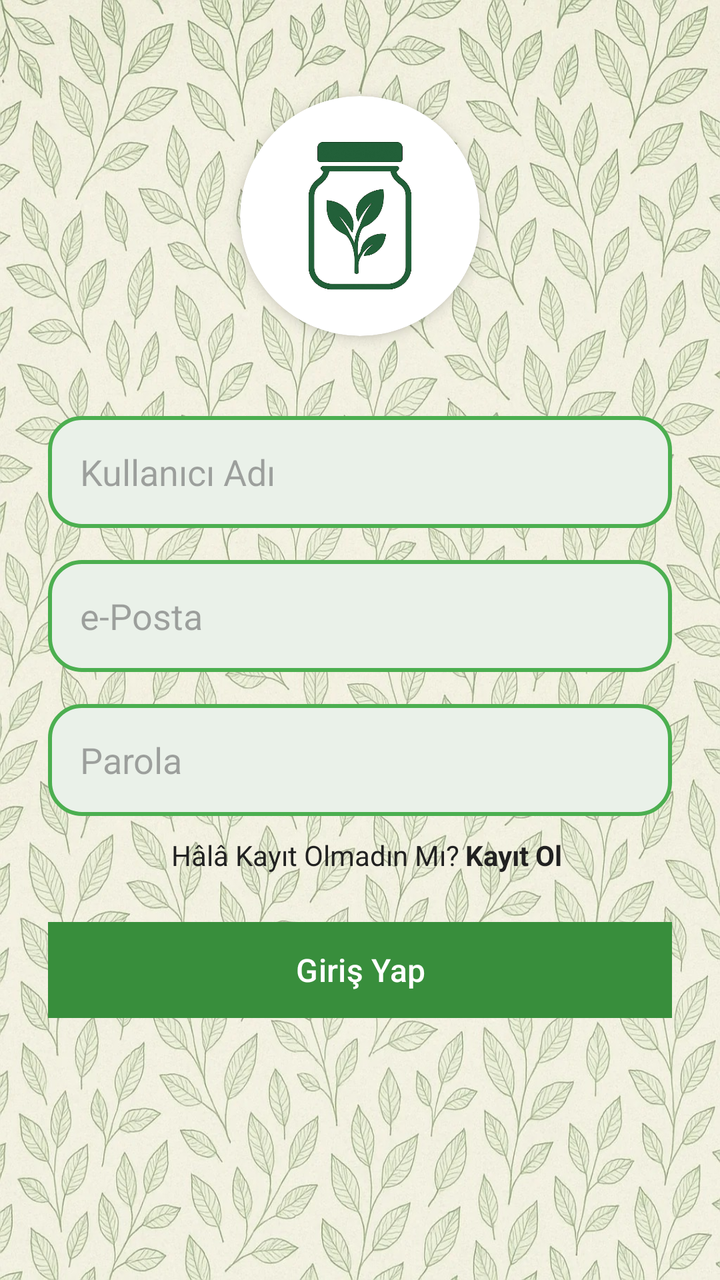
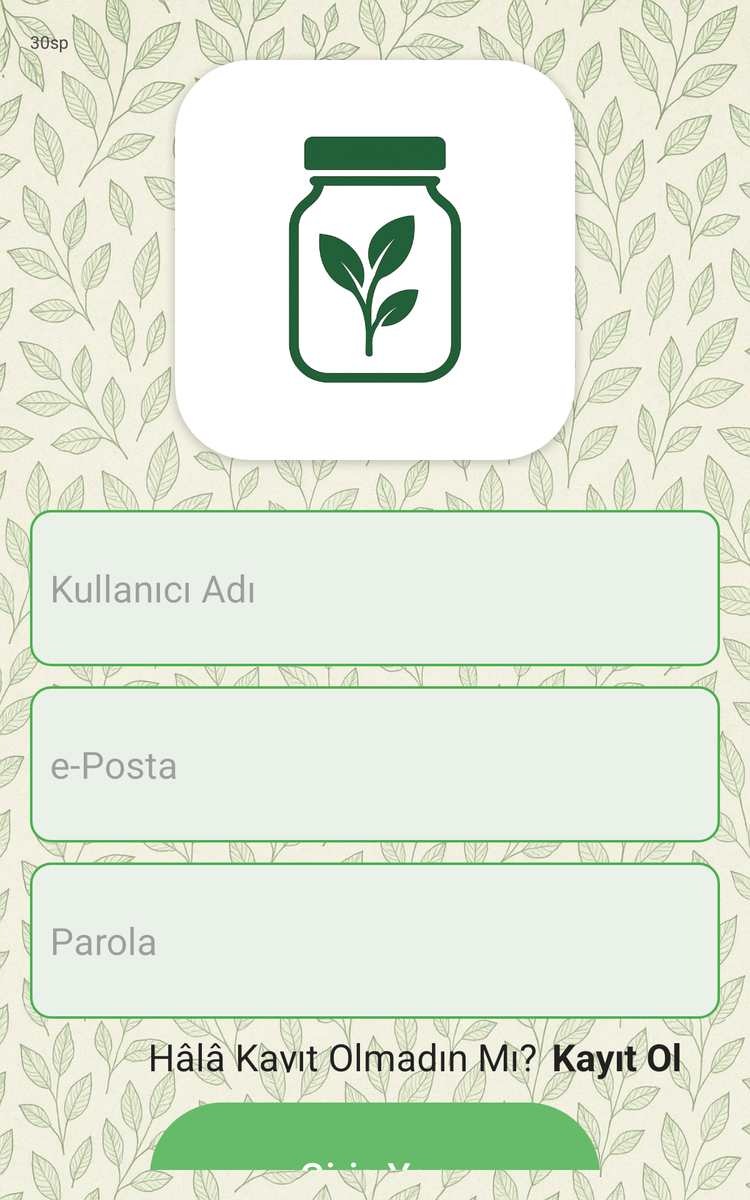

An Android layout and its configuration variant, each rendered on a device that would load it. The default file and the variant file are quoted in full after the pictures.
<!-- AndroidManifest.xml: application theme Theme.Icimdekiler -->
<!-- res/layout/fragment_giris_yap.xml -->
<?xml version="1.0" encoding="utf-8"?>
<androidx.constraintlayout.widget.ConstraintLayout xmlns:android="http://schemas.android.com/apk/res/android"
    xmlns:app="http://schemas.android.com/apk/res-auto"
    xmlns:tools="http://schemas.android.com/tools"
    android:layout_width="match_parent"
    android:layout_height="match_parent"
    android:background="@drawable/aydinlik_arka_plan"
    android:padding="24dp"
    tools:context=".view.girisYapFragment">

    
    <androidx.cardview.widget.CardView
        android:id="@+id/logo"
        android:layout_width="120dp"
        android:layout_height="120dp"
        android:layout_marginTop="24dp"
        app:cardBackgroundColor="#FFFFFF"
        app:cardCornerRadius="60dp"
        app:cardElevation="4dp"
        app:layout_constraintEnd_toEndOf="parent"
        app:layout_constraintStart_toStartOf="parent"
        app:layout_constraintTop_toTopOf="parent">

        <ImageView
            android:layout_width="match_parent"
            android:layout_height="match_parent"
            android:adjustViewBounds="true"
            android:scaleType="centerCrop"
            android:src="@drawable/logo" />
    </androidx.cardview.widget.CardView>

    <EditText
        android:id="@+id/kullaniciAdiText"
        android:layout_width="0dp"
        android:layout_height="56dp"
        android:layout_marginTop="40dp"
        android:background="@drawable/rounded_edittext_green"
        android:ems="10"
        android:hint="@string/kullaniciAdi"
        android:inputType="text"
        android:paddingStart="16dp"
        android:paddingEnd="16dp"
        app:layout_constraintEnd_toEndOf="parent"
        app:layout_constraintStart_toStartOf="parent"
        app:layout_constraintTop_toBottomOf="@+id/logo" />

    <EditText
        android:id="@+id/ePostaText"
        android:layout_width="0dp"
        android:layout_height="56dp"
        android:layout_marginTop="16dp"
        android:background="@drawable/rounded_edittext_green"
        android:ems="10"
        android:hint="@string/ePosta"
        android:inputType="textEmailAddress"
        android:paddingStart="16dp"
        android:paddingEnd="16dp"
        app:layout_constraintEnd_toEndOf="parent"
        app:layout_constraintStart_toStartOf="parent"
        app:layout_constraintTop_toBottomOf="@+id/kullaniciAdiText" />

    <EditText
        android:id="@+id/parolaText"
        android:layout_width="0dp"
        android:layout_height="56dp"
        android:layout_marginTop="16dp"
        android:background="@drawable/rounded_edittext_green"
        android:ems="10"
        android:hint="@string/parola"
        android:inputType="textPassword"
        android:paddingStart="16dp"
        android:paddingEnd="16dp"
        app:layout_constraintEnd_toEndOf="parent"
        app:layout_constraintStart_toStartOf="parent"
        app:layout_constraintTop_toBottomOf="@+id/ePostaText" />

    <Button
        android:id="@+id/girisYapButton"
        android:layout_width="363dp"
        android:layout_height="56dp"
        android:layout_marginTop="20dp"
        android:backgroundTint="@color/primary_green"
        android:text="@string/girisYap"
        android:textAllCaps="false"
        android:textColor="@color/text_white"
        android:textSize="16sp"
        app:layout_constraintEnd_toEndOf="@+id/parolaText"
        app:layout_constraintStart_toStartOf="@+id/parolaText"
        app:layout_constraintTop_toBottomOf="@+id/textView" />

    <TextView
        android:id="@+id/textView"
        android:layout_width="wrap_content"
        android:layout_height="wrap_content"
        android:layout_marginTop="10dp"
        android:layout_marginEnd="45dp"
        android:text="@string/halaKayitOlmadinMi"
        android:textColor="@color/text_black"
        app:layout_constraintEnd_toEndOf="@+id/parolaText"
        app:layout_constraintStart_toStartOf="@+id/parolaText"
        app:layout_constraintTop_toBottomOf="@+id/parolaText" />

    <TextView
        android:id="@+id/kayitOlLabel"
        android:layout_width="wrap_content"
        android:layout_height="wrap_content"
        android:layout_marginStart="3dp"
        android:text="@string/kayitOl"
        android:textColor="@color/text_black"
        android:textStyle="bold"
        app:layout_constraintStart_toEndOf="@+id/textView"
        app:layout_constraintTop_toTopOf="@+id/textView" />

</androidx.constraintlayout.widget.ConstraintLayout>
<!-- resources referenced by this layout -->
<resources>
  <color name="primary_green">#388E3C</color>
  <color name="text_black">#212121</color>
  <color name="text_white">#FFFFFF</color>
  <!-- drawable aydinlik_arka_plan: jpg bitmap (drawable, 514092 bytes) -->
  <!-- drawable logo: png bitmap (drawable, 166638 bytes) -->
  <!-- drawable rounded_edittext_green (drawable) -->
  <?xml version="1.0" encoding="utf-8"?>
  <shape xmlns:android="http://schemas.android.com/apk/res/android">
      <solid android:color="#eaf1e9"/> 
      <corners android:radius="16dp"/> 
      <stroke android:color="#4CAF50" android:width="2dp"/> 
      <padding android:left="8dp" android:top="8dp" android:right="8dp" android:bottom="8dp"/>
  </shape>
  <string name="ePosta">e-Posta</string>
  <string name="girisYap">Giriş Yap</string>
  <string name="halaKayitOlmadinMi">Hâlâ Kayıt Olmadın Mı?</string>
  <string name="kayitOl">Kayıt Ol</string>
  <string name="kullaniciAdi">Kullanıcı Adı</string>
  <string name="parola">Parola</string>
  <style name="Theme.Icimdekiler" parent="Base.Theme.Icimdekiler" />
  <style name="Base.Theme.Icimdekiler" parent="Theme.Material3.DayNight.NoActionBar">
          
          <item name="android:windowDrawsSystemBarBackgrounds">true</item>
          <item name="android:statusBarColor">@android:color/transparent</item>
          <item name="android:navigationBarColor">@android:color/transparent</item>
          <item name="android:windowTranslucentNavigation">true</item>
          <item name="android:fitsSystemWindows">false</item>
  
  
  
      </style>
</resources>
<!-- res/layout-large/fragment_giris_yap.xml (the repository's variant of the layout above) -->
<!-- drawn on a 7-inch tablet held upright -->
<?xml version="1.0" encoding="utf-8"?>
<androidx.constraintlayout.widget.ConstraintLayout xmlns:android="http://schemas.android.com/apk/res/android"
    xmlns:app="http://schemas.android.com/apk/res-auto"
    xmlns:tools="http://schemas.android.com/tools"
    android:layout_width="match_parent"
    android:layout_height="match_parent"
    android:background="@drawable/aydinlik_arka_plan"
    android:padding="24dp"
    tools:context=".view.girisYapFragment">

    
    <androidx.cardview.widget.CardView
        android:id="@+id/logo"
        android:layout_width="320dp"
        android:layout_height="320dp"
        android:layout_marginTop="24dp"
        app:cardBackgroundColor="#FFFFFF"
        app:cardCornerRadius="60dp"
        app:cardElevation="4dp"
        app:layout_constraintEnd_toEndOf="parent"
        app:layout_constraintStart_toStartOf="parent"
        app:layout_constraintTop_toTopOf="parent">

        <ImageView
            android:layout_width="match_parent"
            android:layout_height="match_parent"
            android:adjustViewBounds="true"
            android:scaleType="centerCrop"
            android:src="@drawable/logo" />
    </androidx.cardview.widget.CardView>

    <EditText
        android:id="@+id/kullaniciAdiText"
        android:layout_width="0dp"
        android:layout_height="125dp"
        android:layout_marginTop="40dp"
        android:background="@drawable/rounded_edittext_green"
        android:ems="10"
        android:hint="@string/kullaniciAdi"
        android:inputType="text"
        android:paddingStart="16dp"
        android:paddingEnd="16dp"
        android:textSize="30sp"
        app:layout_constraintEnd_toEndOf="parent"
        app:layout_constraintStart_toStartOf="parent"
        app:layout_constraintTop_toBottomOf="@+id/logo" />

    <EditText
        android:id="@+id/ePostaText"
        android:layout_width="0dp"
        android:layout_height="125dp"
        android:layout_marginTop="16dp"
        android:background="@drawable/rounded_edittext_green"
        android:ems="10"
        android:hint="@string/ePosta"
        android:inputType="textEmailAddress"
        android:paddingStart="16dp"
        android:paddingEnd="16dp"
        android:textSize="30sp"
        app:layout_constraintEnd_toEndOf="parent"
        app:layout_constraintStart_toStartOf="parent"
        app:layout_constraintTop_toBottomOf="@+id/kullaniciAdiText" />

    <EditText
        android:id="@+id/parolaText"
        android:layout_width="0dp"
        android:layout_height="125dp"
        android:layout_marginTop="16dp"
        android:background="@drawable/rounded_edittext_green"
        android:ems="10"
        android:hint="@string/parola"
        android:inputType="textPassword"
        android:paddingStart="16dp"
        android:paddingEnd="16dp"
        android:textSize="30sp"
        app:layout_constraintEnd_toEndOf="parent"
        app:layout_constraintStart_toStartOf="parent"
        app:layout_constraintTop_toBottomOf="@+id/ePostaText" />

    <Button
        android:id="@+id/girisYapButton"
        android:layout_width="360dp"
        android:layout_height="125dp"
        android:layout_marginTop="20dp"
        android:backgroundTint="#66BB6A"
        android:text="@string/girisYap"
        android:textAllCaps="false"
        android:textColor="#FFFFFF"
        android:textSize="30sp"
        app:layout_constraintEnd_toEndOf="@+id/parolaText"
        app:layout_constraintStart_toStartOf="@+id/parolaText"
        app:layout_constraintTop_toBottomOf="@+id/textView" />

    <TextView
        android:id="@+id/textView"
        android:layout_width="318dp"
        android:layout_height="33dp"
        android:layout_marginTop="10dp"
        android:layout_marginEnd="45dp"
        android:text="@string/halaKayitOlmadinMi"
        android:textColor="@color/text_black"
        android:textSize="30sp"
        app:layout_constraintEnd_toEndOf="@+id/parolaText"
        app:layout_constraintStart_toStartOf="@+id/parolaText"
        app:layout_constraintTop_toBottomOf="@+id/parolaText" />

    <TextView
        android:id="@+id/kayitOlLabel"
        android:layout_width="wrap_content"
        android:layout_height="wrap_content"
        android:layout_marginStart="5dp"
        android:text="@string/kayitOl"
        android:textColor="@color/text_black"
        android:textSize="30sp"
        android:textStyle="bold"
        app:layout_constraintStart_toEndOf="@+id/textView"
        app:layout_constraintTop_toTopOf="@+id/textView" />

    <TextView
        android:id="@+id/textView2"
        android:layout_width="wrap_content"
        android:layout_height="wrap_content"
        android:text="30sp" />

</androidx.constraintlayout.widget.ConstraintLayout>
<!-- resources referenced by the variant -->
<!-- as a 7-inch tablet held upright resolves them -->
<resources>
  <color name="text_black">#212121</color>
  <!-- drawable aydinlik_arka_plan: jpg bitmap (drawable, 514092 bytes) -->
  <!-- drawable logo: png bitmap (drawable, 166638 bytes) -->
  <!-- drawable rounded_edittext_green (drawable) -->
  <?xml version="1.0" encoding="utf-8"?>
  <shape xmlns:android="http://schemas.android.com/apk/res/android">
      <solid android:color="#eaf1e9"/> 
      <corners android:radius="16dp"/> 
      <stroke android:color="#4CAF50" android:width="2dp"/> 
      <padding android:left="8dp" android:top="8dp" android:right="8dp" android:bottom="8dp"/>
  </shape>
  <string name="ePosta">e-Posta</string>
  <string name="girisYap">Giriş Yap</string>
  <string name="halaKayitOlmadinMi">Hâlâ Kayıt Olmadın Mı?</string>
  <string name="kayitOl">Kayıt Ol</string>
  <string name="kullaniciAdi">Kullanıcı Adı</string>
  <string name="parola">Parola</string>
  <style name="Theme.Icimdekiler" parent="Base.Theme.Icimdekiler" />
  <style name="Base.Theme.Icimdekiler" parent="Theme.Material3.DayNight.NoActionBar">
          
          <item name="android:windowDrawsSystemBarBackgrounds">true</item>
          <item name="android:statusBarColor">@android:color/transparent</item>
          <item name="android:navigationBarColor">@android:color/transparent</item>
          <item name="android:windowTranslucentNavigation">true</item>
          <item name="android:fitsSystemWindows">false</item>
  
  
  
      </style>
</resources>
